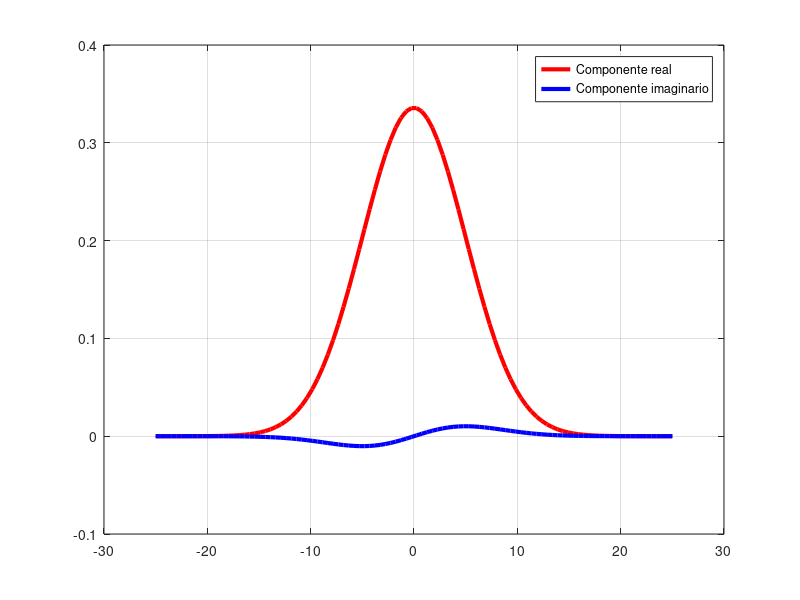

This chart was generated by the following MATLAB code: (Note: this script raises an error after producing the figure.)
% Tarea 22
% 25 de Enero del 2022
% Diferencias finitas para la ecuación de Schrodinger
% con el potencial Cuantico

clear all; close all; clc;
iimag = sqrt(-1); N = 100; L = 50; 
h = L/(N-1); x = h*(0:N-1)-L/2;

% Dimensiones naturales
hbar = 1; tau = 1;m=1;

% Termino cinético p²/(2m)
ham = zeros(N); coef = -hbar^2/(2*m*h^2);
for i = 2:N-1
  ham(i,i-1) = coef;
  ham(i,i) = -2*coef;
  ham(i,i+1) = coef;
endfor

ham(N, N) = -2*coef; ham(N, N-1) = coef; ham(N-1, N) = coef;
ham(1, 1) = -2*coef; ham(1, 2) = coef; ham(2, 1) = coef;

% Termino potencial V
dOscillator = zeros(N);
A = 1e-1; B = 5e-5; 
for i = 1:N
  dOscillator(i, i) = A*x(i)^2 - B*x(i)^4;
endfor

dCN = inv(eye(N) + 0.5*iimag*(tau/hbar)*(ham + dOscillator))*...
(eye(N) - 0.5*iimag*(tau/hbar)*(ham + dOscillator));
x0 = 0; vel = 0.01; k0 = m*vel/hbar; sigma0 = L/10; 
Normpsi = 1/sqrt(sigma0*sqrt(pi));
psi = Normpsi*exp(iimag*k0*x').*exp(-(x' - x0).^2/(2*sigma0^2));

figure(1); clf;
plot(x, real(psi), 'r-', 'linewidth', 3, ...
x, imag(psi), 'b-', 'linewidth', 3);grid on;
legend('Componente real', 'Componente imaginario');
print -djpeg -r100 Solucion1.jpeg

maxiter = L/(vel*tau);
T1 = 100;
pplot(:, 1) = psi.*conj(psi);

fn = fullfile("Densidad.mp4");
w = VideoWriter(fn);
open(w);
figure(2); clf;
for iter = 1:T1
  PSIr(:, iter) = real(psi);
  PSIi(:, iter) = imag(psi);
  psi = dCN*psi;
  pFinal = psi.*conj(psi);
  plot(x, pFinal, 'r-', 'linewidth', 3); grid on;
  axis([-20 20 -0.1 0.7]);
  title('Densidad de probabilidad'); drawnow
  writeVideo (w, getframe (gcf));
endfor
close(w)

t = 1:T1;
[X, T] = meshgrid(x, t);

figure(3); clf;
mesh(T, X, PSIr')
title('Componente Real de \Psi');
print -djpeg -r100 Solucionreal2D.jpeg

figure(4); clf;
mesh(T, X, PSIi')
title('Componente Imaginaria de \Psi');
print -djpeg -r100 Solucionimag2D.jpeg